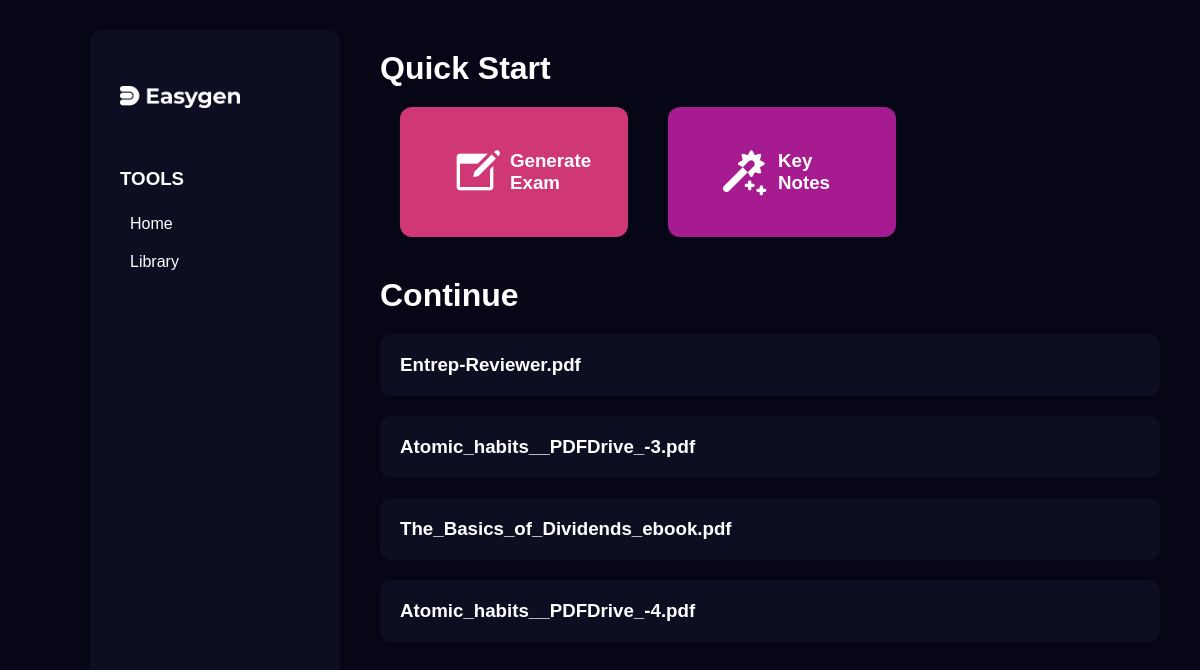
The app's page /home, older data.
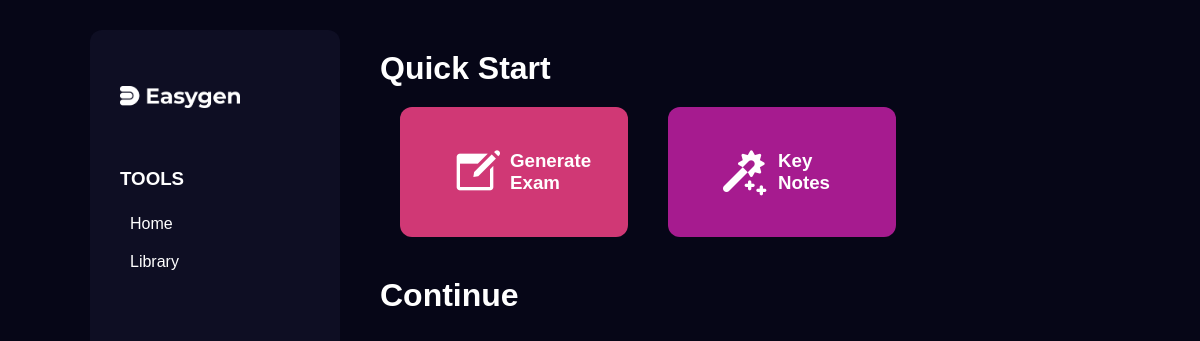
The same page, newer data.
### app/schema.py (models this page shows, shortened)
class QuestionSet(db.Model):
    __tablename__ = 'question_set'
    id = db.Column(db.Integer, primary_key=True)
    title = db.Column(db.String(150))
    created_at = db.Column(db.DateTime(timezone=True), default=db.func.current_timestamp())
    questions = db.relationship('Question')

### app/blueprints/home.py (the view)
@home.route('/home')
def home_page():
    session.clear()
    question_sets = QuestionSet.query.all()
    return render_template('home.html', question_sets=question_sets)

### app/templates/home.html (shortened to what this page needs)
{% extends 'layout/dashboard.html'%}
{% block content%}
    <div id="main-container" class="main-container">
        <h1>Quick Start</h1>
        <div id="card-container" class="card-container">
            <div class="card">
                <img class="home-button" src="../static/assets/Create.png" alt=""><a href="{{ url_for('upload.upload_page')}}"><h3>Generate Exam</h3></a>
            </div>
            <div class="card1">
                <img class="home-button" src="../static/assets/Magic.png" alt=""><a href="{{ url_for('key_upload.key_upload_page')}}"><h3>Key Notes</h3></a>
            </div>
        </div>
    </div>
    <h1>Continue</h1>
    <div class="continue-card-container">
        {% for set in question_sets %}
        <div class="continue-card" data-set-id="{{ set.id }}">
            <h3>{{ set.title }}</h3>
        </div>
        {% endfor %}
    </div>
{% endblock %}

Row changes from the older to the newer data that the page shows:
removed QuestionSet: title "Entrep-Reviewer.pdf"
removed QuestionSet: title "Atomic_habits__PDFDrive_-3.pdf"
removed QuestionSet: title "The_Basics_of_Dividends_ebook.pdf"
removed QuestionSet: title "Atomic_habits__PDFDrive_-4.pdf"
